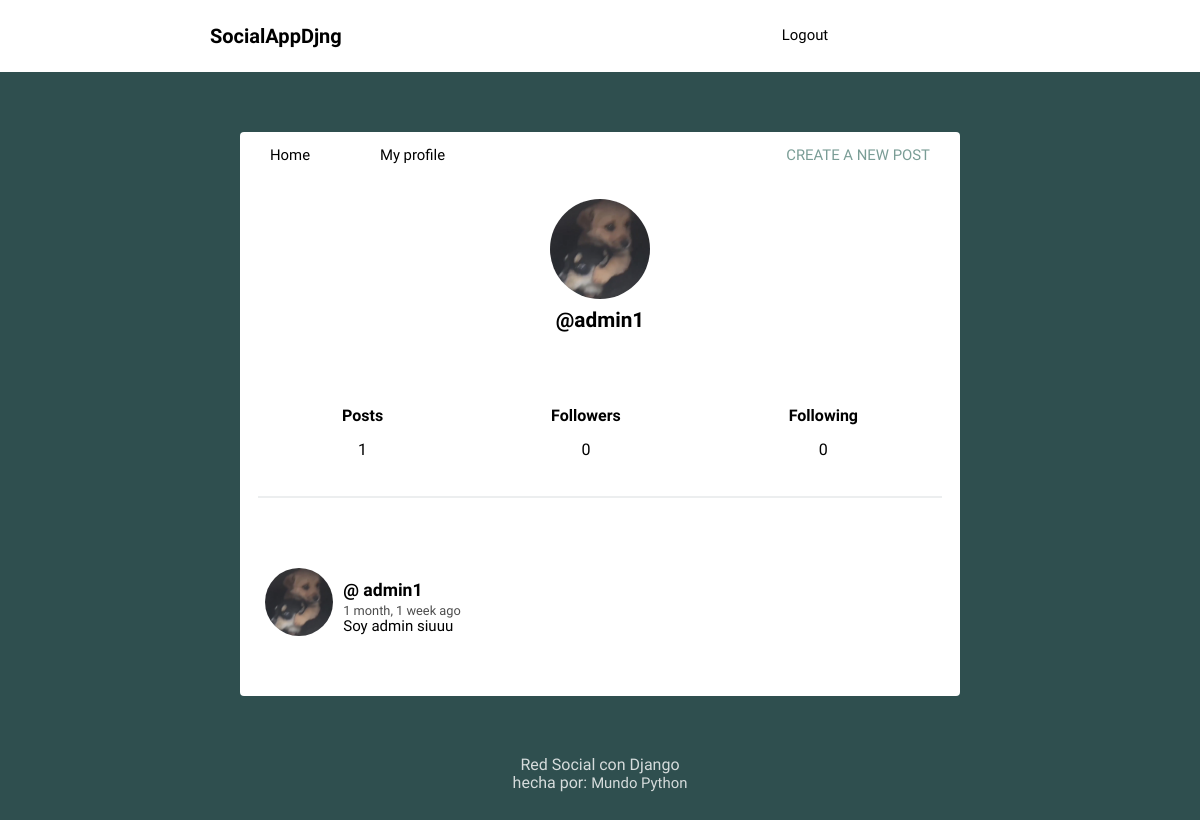
Before: /profile/ (signed in) with the older database file.
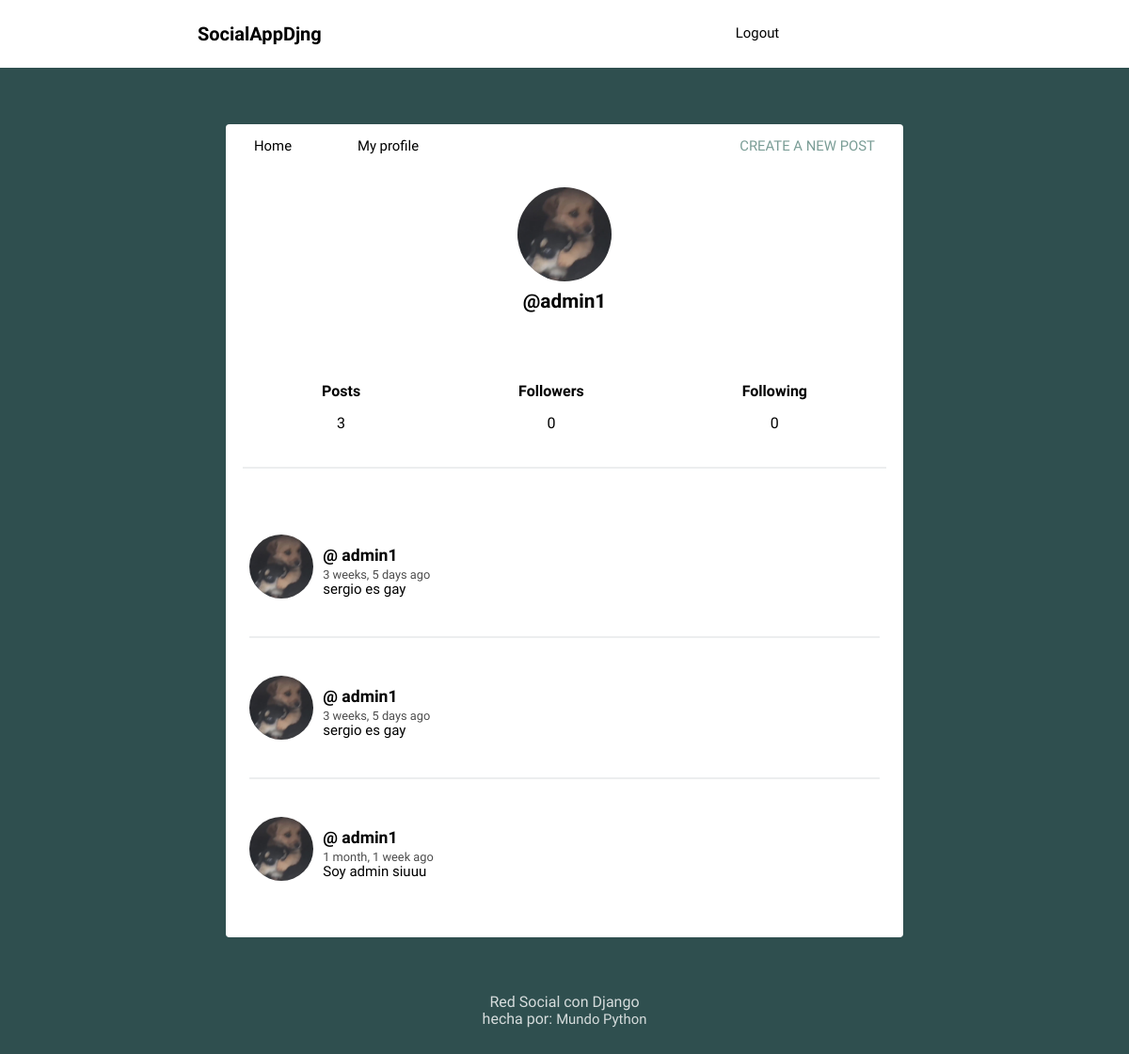
After: the same page with the newer database file.
### Social/models.py (models this page shows, shortened)
class Post(models.Model):
    user = models.ForeignKey(User , on_delete=models.CASCADE, related_name='posts')
    timestamp = models.DateTimeField(default=timezone.now)
    content = models.TextField()
    class Meta:
        ordering = ['-timestamp']

class Profile(models.Model):
    user = models.OneToOneField(User, on_delete=models.CASCADE) #USER + user default my django + delete
    image = models.ImageField(default='batman.png')
    def following(self):
        user_ids = Relationship.objects.filter(from_user=self.user).values_list('to_user_id', flat=True)
        return User.objects.filter(id__in=user_ids)
    def followers(self):
        user_ids = Relationship.objects.filter(to_user=self.user).values_list('from_user_id', flat=True)
        return User.objects.filter(id__in=user_ids)

### Social/views.py (the view)
# urls.py: path('profile/', views.profile, name='profile'),
def profile(request, username=None):
    current_user = request.user
    if username and username != current_user:
        user = User.objects.get(username=username)
        posts = user.posts.all()
    else:
        posts = current_user.posts.all()
        user = current_user
    return render(request,'Social/profile.html', {'user':user, 'posts':posts})

### Social/templates/social/profile.html (shortened to what this page needs)
{% extends 'social/feed.html' %}
{% block content %}
<div class="profile">
	<img src="{{ user.profile.image.url }}">
	<h2>@{{ user.username }}</h2>
</div>
<div class="follow">
	<div>
		<h5>Posts</h5>
		<p>{{ user.posts.count }}</p>
	</div>
	<div>
		<h5>Followers</h5>
		<p>{{ user.profile.followers.count }}</p>
	</div>
	<div>
		<h5>Following</h5>
		<p>{{ user.profile.following.count }}</p>
	</div>
</div>
{{ block.super }}
{% endblock %}

### Social/templates/social/feed.html (shortened to what this page needs)
{% extends 'social/layout.html' %}
{% load humanize %}
{% block content %}
{% for post in posts %}
<article>
    <div class="container-article">
        <img src="{{ post.user.profile.image.url }}">
        <div>
            <h2 class="username"><a href="{% url 'profile' post.user.username %}">@ {{ post.user.username }} </a></h2>
            <time data-time="#">{{post.timestamp| naturaltime}}</time>
            <div class="post">{{post.content}}</div>
        </div>
    </div>
</article>
{% endfor %}
{% endblock %}

Changed rows visible on the page:
added Post: user.profile.image (picture), user.username "admin1", timestamp "3 weeks, 5 days ago", content "sergio es gay"
added Post: user.profile.image (picture), user.username "admin1", timestamp "3 weeks, 5 days ago", content "sergio es gay"
Other visible differences:
{{ user.posts.count }}: "1" → "3"
